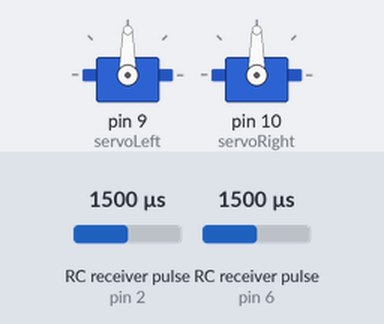
A sketch run on a simulated Arduino Uno, built with avr-gcc and run on an emulated ATmega328P. Shown: 2 × servo. Wiring (inferred from the names in the program): 2 × RC receiver channel: data pin 2 / data pin 6. The inputs (shaded band) are chosen by the test bench; at power-on: RC receiver pulse (sensors on pin 2, pin 6) 1500 µs.

Above: at 1.2 s.
1.3 s: RC receiver pulse (sensor on pin 2) set to 1020 µs
At 2.5 s:
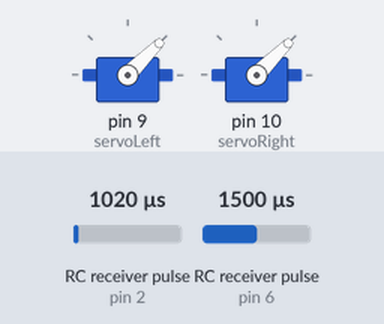
2.8 s: RC receiver pulse (sensor on pin 6) set to 1020 µs
At 3.9 s:
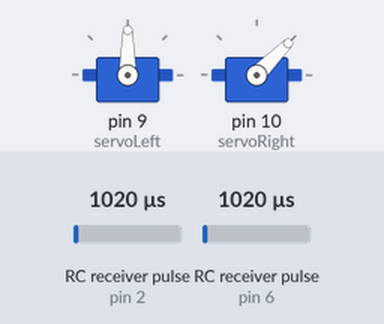
4.3 s: RC receiver pulse (sensor on pin 2) set to 1250 µs
At 5.0 s:
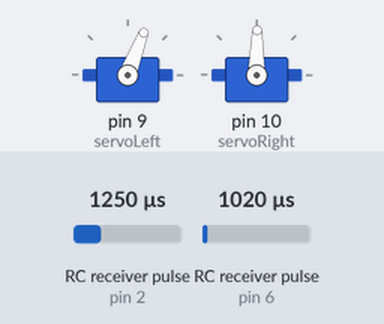
5.8 s: RC receiver pulse (sensor on pin 6) set to 1250 µs
At 6.2 s:
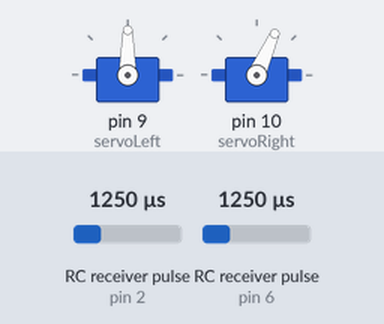
7.3 s: RC receiver pulse (sensor on pin 2) set to 1500 µs
At 8.5 s:
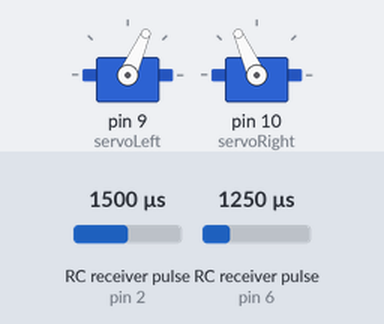
8.8 s: RC receiver pulse (sensor on pin 6) set to 1750 µs
At 9.7 s:
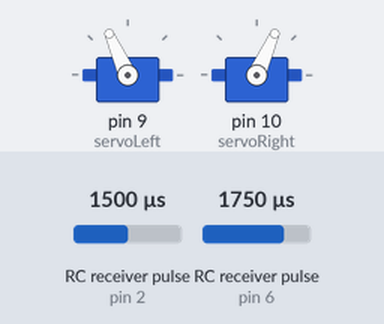
Timing chart, 0 to 11.3 s (numbered marks = the images above; inputs shaded):
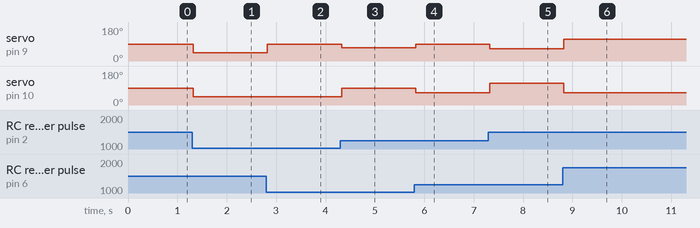

The sketch:

RC_ArcadeMixer.ino
```cpp
// (licence header left out)
#include <Servo.h>

// Receiver pins
const int CH_1_PIN = 6;
const int CH_2_PIN = 2;

// for motor-like PWM output, -255...255:
//const int OUT_MAX = 255;
//const int OUT_SHIFT = 0;

// for RC-like 1000...2000 us output:
//const int OUT_MAX = 500;
//const int OUT_SHIFT = 1500;

// for Servo library object output. Allows 0...180 degrees, we limit it to 45...135
// so that we match standard receiver 1000...2000us range:
const int OUT_MAX = 45;
const int OUT_SHIFT = 90;

// two servos:
Servo servoLeft;  // create servo object to control a servo
Servo servoRight;

void setup() {

  servoLeft.attach(9);  // attaches the servo to a pin
  servoRight.attach(10);

  // for debugging:
  //pinMode(12, OUTPUT);
  //pinMode(13, OUTPUT);
  //Serial.begin(115200);
  //delay(100);
}

void loop() {

  double leftMix;
  double rightMix;

  // for debugging with logic analyzer.
  // it happens to show 40ms (25Hz) cycle:
  //digitalWrite(13,HIGH);
  //delay(1);
  //digitalWrite(13,LOW);

  // Read pulse width from receiver. We spend 39 milliseconds here, which amounts to 25Hz cycle:
  unsigned long yp = pulseIn(CH_2_PIN, HIGH); //, 25000); // doesnt work with timeout
  unsigned long xp = pulseIn(CH_1_PIN, HIGH); //, 25000);

  //digitalWrite(12,HIGH);
  //digitalWrite(12,LOW);

  // from here down it takes 0.5 ms on Arduino Uno to calculate all:

  // assuming pulse range 1000...2000us with neutral at 1500us
  yp = constrain(yp, 1000, 2000);
  xp = constrain(xp, 1000, 2000);

  // Convert to normalized "motor" value (-1.0 to +1.0):
  double x = pulseToMotor(xp);
  double y = pulseToMotor(yp);

  // we need absolute values later:
  double ax = abs(x);
  double ay = abs(y);

  // transition zone flag. This is two sectors between 0 and -45 degrees:
  boolean tz = (y < 0 && ay < ax) ? true : false;

  // we scale output in diagonal directions:
  double alpha = (ax == 0 || ay == 0) ? 0 : atan(ay < ax ? ay/ax : ax/ay);
  double factor = tz ? cos(alpha/2.0) : cos(alpha);

  // Mix for arcade drive
  if (y >= 0.0)
  {
    // normal zone, forward movement. Upper sector -90...+90 degrees:
    leftMix = y + x;
    rightMix = y - x;
  }
  else if(!tz)
  {
    // backwards driving zone, inverted output. Lower sector, 135...215 degrees:
    leftMix = y - x;
    rightMix = y + x;
  }
  else if (x > 0)
  {
    // right transition zone, 90...135 degrees:
    leftMix = 2.0 * y + x;
    rightMix = -(y + x);
  }
  else
  {
    // left transition zone, 215...270 (a.k.a. -90) degrees:
    leftMix = -y + x;
    rightMix = 2.0 * y - x;
  }

  factor = factor * factor * 1.1;   // experimental

  // scale it to desired output, convert to integer:
  int leftMixI = (int)(leftMix * factor * (double)OUT_MAX);
  int rightMixI = (int)(rightMix * factor * (double)OUT_MAX);

  leftMixI = constrain(leftMixI, -OUT_MAX, OUT_MAX) + OUT_SHIFT;
  rightMixI = constrain(rightMixI, -OUT_MAX, OUT_MAX) + OUT_SHIFT;

  // print all
  /*
  Serial.print("tz: ");
  Serial.print(tz ? "true" : "false");
  Serial.print("  x: ");
  Serial.print(xp);
  Serial.print("   y: ");
  Serial.print(yp);

  Serial.print("  |  ");
  Serial.print(x);
  Serial.print("   ");
  Serial.print(y);
  Serial.print("   (a: ");
  Serial.print(alpha);
  Serial.print(" f: ");
  Serial.print(factor);
  Serial.print(")  ==>  L: ");
  Serial.print(leftMix);
  Serial.print("   R: ");
  Serial.print(rightMix);
  Serial.print("  ====>  L: ");
  Serial.print(leftMixI);
  Serial.print("   R: ");
  Serial.print(rightMixI);

  Serial.println();

  delay(100);
  */

  /*
  digitalWrite(12,HIGH);
  digitalWrite(12,LOW);
  digitalWrite(13,HIGH);
  digitalWrite(13,LOW);
  */

  servoLeft.write(leftMixI);
  servoRight.write(rightMixI);

  //digitalWrite(13,HIGH);
  //digitalWrite(13,LOW);
}

double pulseToMotor(unsigned long pulseWidthUs)
{
  double ret = (((double)pulseWidthUs) - 1500.0) / 500.0; // stick deflection normalized to -1...+1
  return ret;
}
```

Measured:
- after the input at 1.3 s, servo on pin 9 (servoLeft), servo on pin 10 (servoRight): 90° → 45° at once
- after the input at 2.8 s, servo on pin 9 (servoLeft): 45° → 90° at once
- after the input at 4.3 s, servo on pin 9 (servoLeft): 90° → 69° at once; servo on pin 10 (servoRight): 45° → 89° at once
- after the input at 5.8 s, servo on pin 9 (servoLeft): 69° → 90° at once; servo on pin 10 (servoRight): 89° → 66° at once
- after the input at 7.3 s, servo on pin 9 (servoLeft): 90° → 66° at once; servo on pin 10 (servoRight): 66° → 114° at once
- after the input at 8.8 s, servo on pin 9 (servoLeft): 66° → 114° at once; servo on pin 10 (servoRight): 114° → 66° at once
